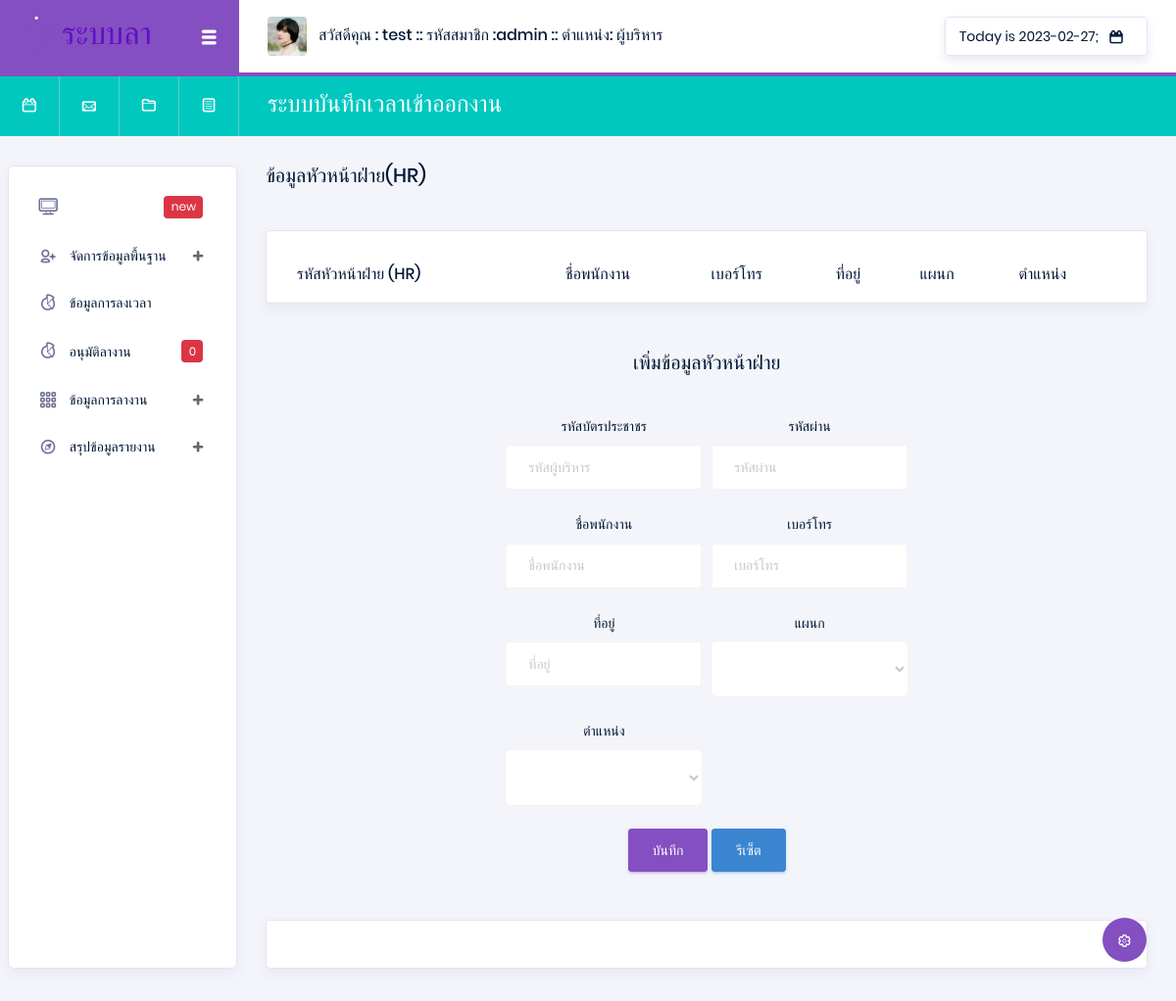
The page /index.php?p=employeeHR (signed in) on the database as committed earlier.
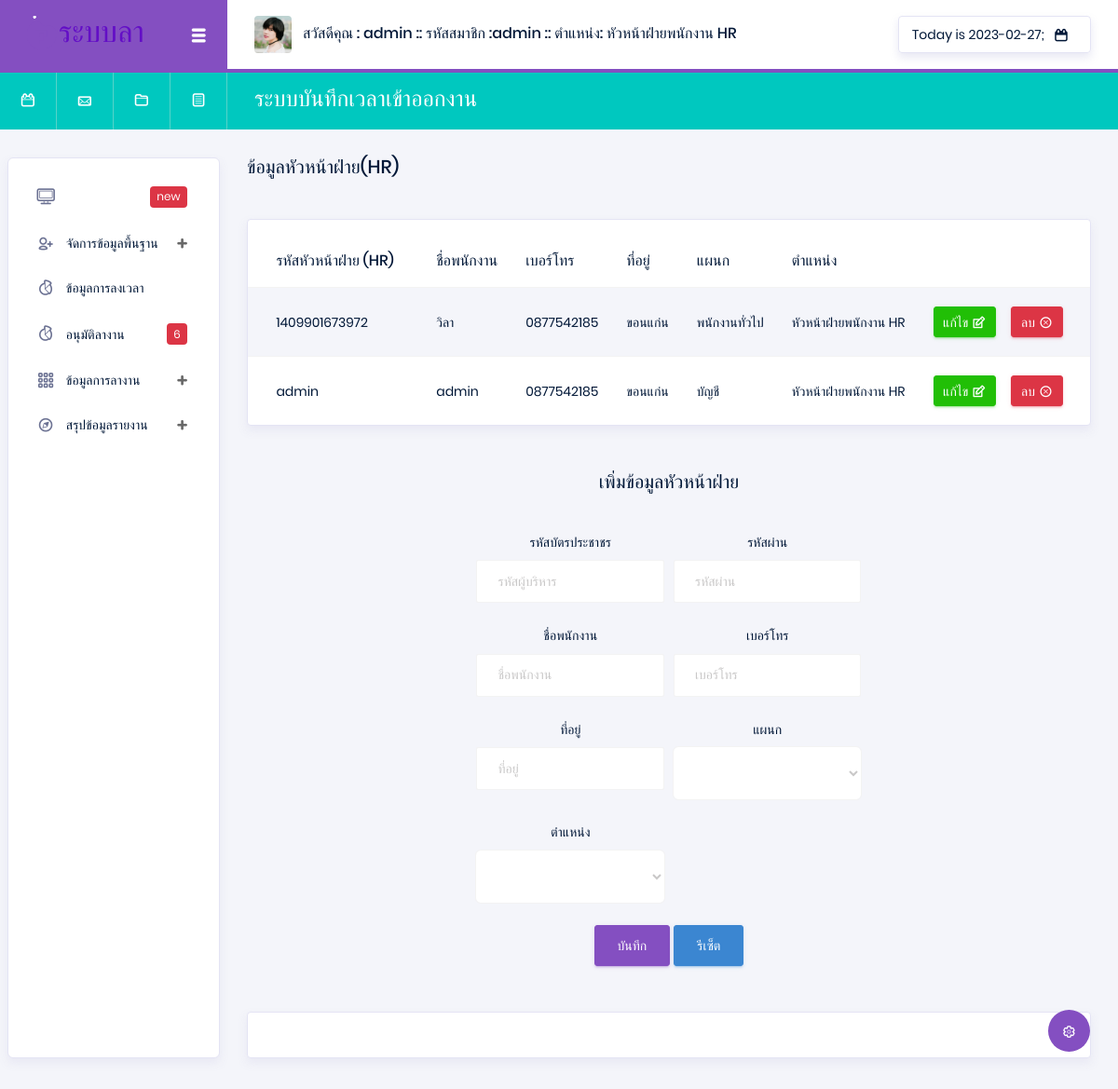
The same page on the database as committed later.
### tables this page shows
CREATE TABLE `position` (
  `Pos_id` varchar(13) NOT NULL,
  `Pos_name` varchar(50) NOT NULL
);

CREATE TABLE `employee` (
  `Emp_id` varchar(13) NOT NULL,
  `Emp_name` varchar(50) NOT NULL,
  `Emp_tel` varchar(10) NOT NULL,
  `Emp_address` varchar(200) NOT NULL,
  `Dep_id` varchar(13) NOT NULL,
  `Pos_id` varchar(13) NOT NULL,
  `Emp_pass` varchar(100) NOT NULL
);

CREATE TABLE `department` (
  `Dep_id` varchar(13) NOT NULL,
  `Dep_name` varchar(50) NOT NULL
);

### api/showData.php (called while the page is built, shortened)
<?php
$Pos_id = $_SESSION['Pos_id'];
@$ShowPosition = "SELECT * FROM position WHERE  Pos_id =  '$Pos_id' ";
@$SQLShowPosition = mysqli_query($con, $ShowPosition) or die("Error in query: $ShowPosition ");
while ($Showposition = mysqli_fetch_array($SQLShowPosition)) {
    @$Pos_name = $Showposition['Pos_name'];
}
@$department = "SELECT * FROM department ORDER BY Dep_name ASC   ";
@$Sqldepartment = mysqli_query($con, $department) or die("Error in query: $department ");
@$position = "SELECT * FROM position ORDER BY Pos_name ASC ";
@$Sqlposition = mysqli_query($con, $position) or die("Error in query: $position ");
$ps = 0;
$DataPos = [];
@$Sqlposition1 = mysqli_query($con, $position) or die("Error in query: $position ");
while ($Showposition1 = mysqli_fetch_array($Sqlposition1)) {
    $ps++;
    $DataPos[$ps]  =  $Showposition1['Pos_id'];
}
@$employeeHR = "SELECT * FROM employee  WHERE Pos_id = '$DataPos[3]'   ";
@$SqlemployeeHR = mysqli_query($con, $employeeHR) or die("Error in query: $employeeHR ");

### pages/system/employeeHR.php (the view, shortened to what the changed rows need)
<div class="main-panel">
    <div class="content-wrapper">
        <?php
        extract(@$_GET);
        ?>
        <div class="row">
            <div class="col-xl-6 grid-margin stretch-card flex-column">
                <h5 class="mb-2 text-titlecase mb-4">ข้อมูลหัวหน้าฝ่าย(HR)</h5>
            </div>
        </div>
        <div class="row">
            <div class="col-md-12">
                <div class="card">
                    <div class="table-responsive pt-3">
                        <table class="table table-striped project-orders-table">
                            <thead>
                                <tr>
                                    <th class="ml-5">รหัสหัวหน้าฝ่าย (HR)</th>
                                    <th>ชื่อพนักงาน</th>
                                    <th>เบอร์โทร</th>
                                    <th>ที่อยู่</th>
                                    <th>แผนก</th>
                                    <th>ตำแหน่ง</th>
                                </tr>
                            </thead>
                            <tbody>
                                <?php
                                while ($ShowmployeetHR = mysqli_fetch_array($SqlemployeeHR)) {
                                ?>
                                    <tr>
                                        <td> <?php echo $ShowmployeetHR['Emp_id'] ?> </td>
                                        <td><?php echo $ShowmployeetHR['Emp_name'] ?></td>
                                        <td><?php echo $ShowmployeetHR['Emp_tel'] ?></td>
                                        <td><?php echo $ShowmployeetHR['Emp_address'] ?></td>
                                        <td><?php
                                            $Dep_id = $ShowmployeetHR['Dep_id'];
                                            @$SqlsDep = "SELECT * FROM department WHERE  Dep_id =  '$Dep_id' ";
                                            @$SqlsDepData = mysqli_query($con, $SqlsDep) or die("Error in query: $SqlsDep ");
                                            while ($ShowSqlsDepData = mysqli_fetch_array($SqlsDepData)) {
                                                @$Dep_name = $ShowSqlsDepData['Dep_name'];
                                            }
                                            echo $Dep_name;
                                            ?></td>
                                        <td><?php
                                            $Pos_id = $ShowmployeetHR['Pos_id'];
                                            @$ShowPosition = "SELECT * FROM position WHERE  Pos_id =  '$Pos_id' ";
                                            @$SQLShowPosition = mysqli_query($con, $ShowPosition) or die("Error in query: $ShowPosition ");
                                            while ($Showposition = mysqli_fetch_array($SQLShowPosition)) {
                                                @$Pos_name = $Showposition['Pos_name'];
                                            }
                                            echo $Pos_name;
                                            ?></td>
                                        <td>
                                            <div class="d-flex align-items-center">
                                                <button type="button" data-toggle="modal" data-target="#addnullEmployee" onclick="edtiEmployee(<?php echo $ShowmployeetHR['Emp_id'] ?>)" class="btn btn-success btn-sm btn-icon-text mr-3">
                                                    แก้ไข
                                                    <i class="typcn typcn-edit btn-icon-append"></i>
                                                </button>
                                                <a href="./api/api_system.php?str=deleteEmployee&str2=employeeHR&Emp_id=<?php echo $ShowmployeetHR['Emp_id']; ?>" onclick="return confirm('คุณแน่ใจว่าจะลบข้อมูลใช่หรือไม่');" type="button" class="btn btn-danger btn-sm btn-icon-text">
                                                    ลบ
                                                    <i class="typcn typcn-delete-outline btn-icon-append"></i>
                                                </a>
                                            </div>
                                        </td>
                                    </tr>
                                <?php } ?>
                            </tbody>
                        </table>
                    </div>
                </div>
            </div>
        </div>
        <br> <br>
        <center>
            <h5 class="mb-2 text-titlecase mb-4" id="buttonY">เพิ่มข้อมูลหัวหน้าฝ่าย</h5>
            <div class="card-body col-md-6">
                <form class="forms-sample" action="./api/api_system.php" method="POST">
                    <div class="form-row">
                        <div class="form-group col-md-6 ">
                            <label for="exampleInputUsername1">รหัสบัตรประชาชร</label>
                            <input type="text" class="form-control" name="Emp_id" id="Emp_id4" placeholder="รหัสผู้บริหาร" required>
                        </div>
                        <div class="form-group col-md-6 ">
                            <label for="exampleInputUsername1">รหัสผ่าน</label>
                            <input type="password" class="form-control" name="Emp_pass" id="Emp_pass" placeholder="รหัสผ่าน" required>
                        </div>
                        <div class="form-group col-md-6 ">
                            <label for="exampleInputUsername1">ชื่อพนักงาน</label>
                            <input type="text" class="form-control" name="Emp_name" id="Emp_name" placeholder="ชื่อพนักงาน" required>
                        </div>
                        <div class="form-group col-md-6 ">
                            <label for="exampleInputUsername1">เบอร์โทร</label>
                            <input type="text" class="form-control" name="Emp_tel" id="Emp_tel" placeholder="เบอร์โทร" required>
                        </div>
                        <div class="form-group col-md-6 ">
                            <label for="exampleInputUsername1">ที่อยู่</label>
                            <input type="text" class="form-control" name="Emp_address" id="Emp_address" placeholder="ที่อยู่" required>
                        </div>
                        <div class="form-group col-md-6 ">
                            <label for="exampleInputUsername1">แผนก</label>
                            <select class="form-control form-control-lg" name="Dep_id" id="exampleFormControlSelect1">
                                <option id="Dep_id" value="" selected> </option>
                                <?php
                                while ($Showdepartment = mysqli_fetch_array($Sqldepartment)) {
                                ?>
                                    <option value="<?php echo $Showdepartment['Dep_id'] ?>"><?php echo $Showdepartment['Dep_name'] ?> </option>
                                <?php }  ?>
                            </select>
                        </div>
                        <div class="form-group col-md-6 ">
                            <label for="exampleInputUsername1">ตำแหน่ง</label>
                            <select class="form-control form-control-lg" name="Pos_id" id="exampleFormControlSelect1">
                                <option id="Pos_id" value="" selected> </option>
                                <?php
                                while ($Showposition = mysqli_fetch_array($Sqlposition)) {
                                ?>
                                    <option value="<?php echo $Showposition['Pos_id'] ?>"><?php echo $Showposition['Pos_name'] ?> </option>
                                <?php }  ?>
                            </select>
                        </div>
                    </div>
                    <button type="submit" class="btn btn-primary" id="buttonY"> บันทึก</button>
                    <a onclick="nullEmployee()" class="btn btn-info" i>รีเซ็ต </a>
                </form>
            </div>
        </center>
    </div>
    <footer class="footer">
        <div class="card">
            <div class="card-body">
            </div>
        </div>
    </footer>
</div>

### Head.php (shortened to what the changed rows need)
<nav class="navbar col-lg-12 col-12 p-0 fixed-top d-flex flex-row">
  <div class="navbar-brand-wrapper d-flex justify-content-center">
    <div class="navbar-brand-inner-wrapper d-flex justify-content-between align-items-center w-100">
      <a class="navbar-brand brand-logo" href="#"><img src="images/logo-dark11.svg" alt="logo" /></a>
      <button class="navbar-toggler navbar-toggler align-self-center" type="button" data-toggle="minimize">
        <span class="typcn typcn-th-menu"></span>
      </button>
    </div>
  </div>
  <div class="navbar-menu-wrapper d-flex align-items-center justify-content-end">
    <ul class="navbar-nav mr-lg-2">
      <li class="nav-item nav-profile dropdown">
        <a class="nav-link" href="#" data-toggle="dropdown" id="profileDropdown">
          <img src="images/faces/face5.jpg" alt="profile" />
          <span class="nav-profile-name">
            สวัสดีคุณ : <?php echo $_SESSION['Emp_name']; ?>
            :: รหัสสมาชิก :<?php echo $_SESSION['Emp_id']; ?>
            :: ตำแหน่ง: <?php echo $Pos_name; ?> </span>
        </a>
      </li>
    </ul>
    <ul class="navbar-nav navbar-nav-right">
      <li class="nav-item nav-date dropdown">
        <a class="nav-link d-flex justify-content-center align-items-center" href="javascript:;">
          <h6 class="date mb-0"> <?php echo "Today is " . date("Y-m-d") ?>;</h6>
          <i class="typcn typcn-calendar"></i>
        </a>
      </li>
    </ul>
  </div>
</nav>
<nav class="navbar-breadcrumb col-xl-12 col-12 d-flex flex-row p-0">
  <div class="navbar-links-wrapper d-flex align-items-stretch">
    <div class="nav-link">
      <a href="javascript:;"><i class="typcn typcn-calendar-outline"></i></a>
    </div>
    <div class="nav-link">
      <a href="javascript:;"><i class="typcn typcn-mail"></i></a>
    </div>
    <div class="nav-link">
      <a href="javascript:;"><i class="typcn typcn-folder"></i></a>
    </div>
    <div class="nav-link">
      <a href="javascript:;"><i class="typcn typcn-document-text"></i></a>
    </div>
  </div>
  <div class="navbar-menu-wrapper d-flex align-items-center justify-content-end">
    <ul class="navbar-nav mr-lg-2">
      <li class="nav-item ml-0">
        <h4 class="mb-0">ระบบบันทึกเวลาเข้าออกงาน </h4>
      </li>
    </ul>
  </div>
</nav>
<div class="container-fluid page-body-wrapper">
  <div class="theme-setting-wrapper">
    <div id="settings-trigger"><i class="typcn typcn-cog-outline"></i></div>
  </div>

### ListNan.php (shortened to what the changed rows need)
<?php
@$leavefd = "SELECT * FROM `leave` WHERE  Leave_status = 1 ORDER BY Leave_date DESC;   ";
@$Sqlleavefd = mysqli_query($con, $leavefd) or die("Error in query: $leavefd ");
@$numd = mysqli_num_rows($Sqlleavefd);
?>
<nav class="sidebar sidebar-offcanvas" id="sidebar">
  <ul class="nav">
    <li class="nav-item">
      <a class="nav-link" href="#">
        <i class="typcn typcn-device-desktop menu-icon"></i>
        <div class="badge badge-danger">new</div>
      </a>
    </li>
    <li class="nav-item">
      <a class="nav-link" data-toggle="collapse" href="#auth" aria-expanded="false" aria-controls="auth">
        <i class="typcn typcn-user-add-outline menu-icon"></i>
        <span class="menu-title">จัดการข้อมูลพื้นฐาน</span>
        <i class="menu-arrow"></i>
      </a>
    </li>
    <li class="nav-item">
      <a class="nav-link" href="index.php?p=timetable">
        <i class="typcn typcn-chart-pie-outline menu-icon"></i>
        <span class="menu-title">ข้อมูลการลงเวลา</span>
      </a>
    </li>
    <li class="nav-item">
      <a class="nav-link" href="index.php?p=leave1">
        <i class="typcn typcn-chart-pie-outline menu-icon"></i>
        <span class="menu-title">อนุมัติลางาน</span>
        <div class="badge badge-danger"><?php echo $numd ?></div>
      </a>
    </li>
    <li class="nav-item">
      <a class="nav-link" data-toggle="collapse" href="#tables" aria-expanded="false" aria-controls="tables">
        <i class="typcn typcn-th-small-outline menu-icon"></i>
        <span class="menu-title">ข้อมูลการลางาน</span>
        <i class="menu-arrow"></i>
      </a>
    </li>
    <li class="nav-item">
      <a class="nav-link" data-toggle="collapse" href="#icons" aria-expanded="false" aria-controls="icons">
        <i class="typcn typcn-compass menu-icon"></i>
        <span class="menu-title">สรุปข้อมูลรายงาน</span>
        <i class="menu-arrow"></i>
      </a>
    </li>
  </ul>
</nav>

Rows that differ between the two databases and show on the page:
changed position: Pos_name "ผู้บริหาร" → "หัวหน้าฝ่ายพนักงาน HR"
added employee: Emp_id "1409901673972", Emp_name "วิลา", Emp_tel "0877542185", Emp_address "ขอนแก่น", Dep.Dep_name "พนักงานทั่วไป", Pos.Pos_name "หัวหน้าฝ่ายพนักงาน HR"
now on this page (row edited): employee: Emp_id "admin", Emp_name "admin", Emp_tel "0877542185", Emp_address "ขอนแก่น", Dep.Dep_name "บัญชี", Pos.Pos_name "หัวหน้าฝ่ายพนักงาน HR"
Other text that changed with them:
$_SESSION['Emp_name']: "test" → "admin"
$numd: "0" → "6"
